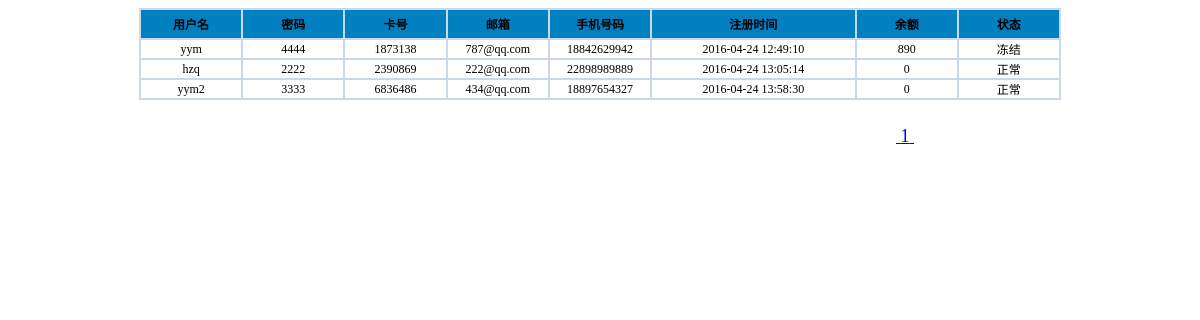
The page /Super/find_alluser.php on the database its author committed.
### tables this page shows
CREATE TABLE IF NOT EXISTS `tb_user` (
  `uname` varchar(20) NOT NULL,
  `upwd` varchar(20) NOT NULL,
  `ucredit` int(20) NOT NULL,
  `numcard` varchar(20) NOT NULL,
  `uemail` varchar(20) NOT NULL,
  `utel` varchar(20) NOT NULL,
  `udata` datetime NOT NULL,
  `amount` varchar(100) NOT NULL,
  `ustate` varchar(10) NOT NULL
);

### Super/find_alluser.php (the view, shortened to what this page needs)
<link href="../css/finduser.css" rel="stylesheet" type="text/css">
<table border=1 cellspacing="0" cellpadding="0" class="t1">
<thead align="center">
    <th width="10%" align="center">用户名</th>
    <th width="10%" align="center">密码</th>
    <th width="10%" align="center">卡号</th>
    <th width="10%" align="center">邮箱</th>
    <th width="10%" align="center">手机号码</th>
    <th width="20%" align="center">注册时间</th>
    <th width="10%" align="center">余额</th>
     <th width="10%" align="center">状态</th>
  </thead>
<?php
$perNumber = 10;
$page = $_GET['page'];
$count = mysql_query("select count(*) from tb_user");
$rs = mysql_fetch_array($count);
$totalNumber = $rs[0];
$totalPage = ceil($totalNumber / $perNumber);
if (!isset ($page)) {
	$page = 1;
}
$startCount = ($page-1) * $perNumber;
    $sql = "select * from tb_user limit $startCount,$perNumber";
	$result = mysql_query($sql);
	while ($row = mysql_fetch_object($result))
		{
		echo "<tr align='center'>" .
        "<td>" . $row->uname . "</td>" .
		"<td>" . $row->upwd . "</td>" .
		"<td>" . $row->ucredit . "</td>" .
		"<td>" . $row->uemail . "</td>" .
		"<td>" . $row->utel . "</td>" .
		"<td>" . $row->udata . "</td>" .
		"<td>" . $row->amount . "</td>" .
		"<td>" . $row->ustate . "</td>" .
		"</tr>";
	}
echo "</table>";
echo "<div style='margin-left:75%;font-size:22px;'><br>";
?>
<?php
for ($i = 1; $i <= $totalPage; $i++) {
?>
<a href="find_alluser.php?page=<?php echo $i;?>"><?php echo "&nbsp;$i&nbsp;" ;?></a>
<?php
}
?>
</div>

### css/finduser.css (style rules this page uses)
a { font-size: 18px; }
body, table { font-size: 12px; }
table { table-layout: fixed; empty-cells: show; border-collapse: collapse; margin: 0 auto; }
td { height: 20px; }
table.t1 { border: 2px solid #cad9ea; color: #000000; }
table.t1 th { background-image: url(Images/th.jpg); background-repeat: :repeat-x; height: 30px; background: #0080c0; color: #000000; }
table.t1 td, table.t1 th { border: 2px solid #cad9ea; padding: 0 1em 0; }

### rows shown on the page
tb_user: uname "yym", upwd "4444", ucredit "1873138", uemail "787@qq.com", utel "18842629942", udata "2016-04-24 12:49:10", amount "890", ustate "冻结"
tb_user: uname "hzq", upwd "2222", ucredit "2390869", uemail "222@qq.com", utel "22898989889", udata "2016-04-24 13:05:14", amount "0", ustate "正常"
tb_user: uname "yym2", upwd "3333", ucredit "6836486", uemail "434@qq.com", utel "18897654327", udata "2016-04-24 13:58:30", amount "0", ustate "正常"
